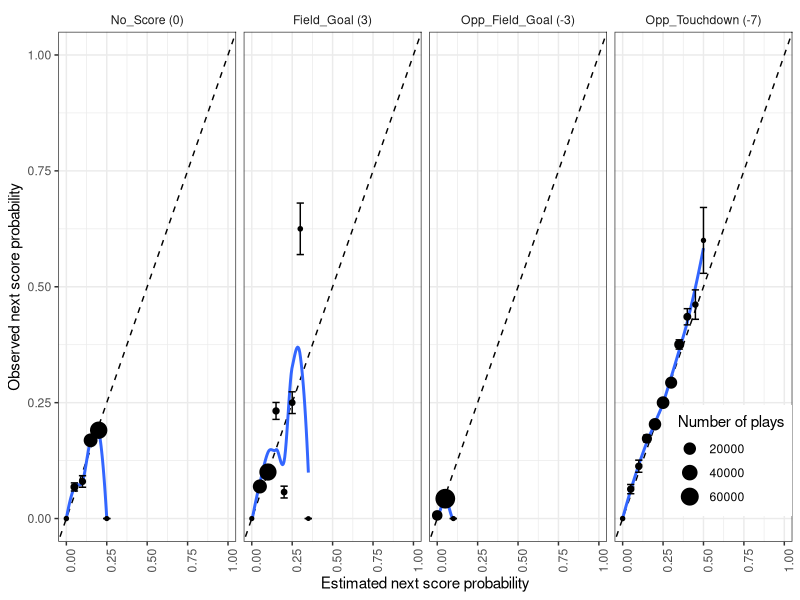

Write the R code that produced this figure. (Note: this script raises an error after producing the figure.)
## ---- chunk 1
# Libraries
require(ggplot2)
require(tidyverse)
require(dplyr)
require(nnet)
require(tidyr)
## ---- chunk 2
# Read in data
data = read.csv("PAC-2022-pbp3.csv")
data = filter(data, rowSums(is.na(data)) != ncol(data))
## ---- chunk 3
FindNextScore = function(play_index, scoring_plays, data) {
  # next score index
  next_score_index = scoring_plays[which(scoring_plays >= play_index)[1]]
  
  # if next score index has no more scores after the current play
  if (is.na(next_score_index) | (data$Quarter[play_index] %in% c("1st", "2nd") & data$Quarter[next_score_index] %in% c("3rd", "4th")) | (data$Quarter[play_index] %in% c("3rd", "4th") & data$Quarter[next_score_index] %in% c("1st", "2nd", "OT"))) {
    score_type = "No_Score"
    score_drive = data$Drive.Number[play_index]
  } 
  # else return the observed next score type and drive number
  else {
    # score drive number
    score_drive = data$Drive.Number[next_score_index]
    
    # TD
    if (data$Points.Scored.[next_score_index] & data$Touchdown.[next_score_index]) {
      # check who scored touchdown
      # look at extra point to know who scored
      if (!identical(data$Team.Possession[play_index], data$Team.Possession[next_score_index + 1])) {
        score_type = "Opp_Touchdown"
      }
      else {
        score_type = "Touchdown"
      }
    }
    # FG
    else if (data$Points.Scored.[next_score_index] & data$Field.Goal.[next_score_index]) {
      # check who scored field goal
      if (!identical(data$Team.Possession[play_index], data$Team.Possession[next_score_index])) {
        score_type = "Opp_Field_Goal"
      }
      else{
        score_type = "Field_Goal"
      }
    }
    # Extra Point
    else if (data$Points.Scored.[next_score_index] & data$Extra.Point.[next_score_index]) {
      # check who scored extra point
      if (!identical(data$Team.Possession[play_index], data$Team.Possession[next_score_index])) {
        score_type = "Opp_Extra_Point"
      }
      else {
        score_type = "Extra_Point"
      }
    }
    # Safety
    else if (data$Points.Scored.[next_score_index] & data$Safety.[next_score_index]) {
      # check who scored safety
      if (!identical(data$Team.Possession[play_index], data$Team.Possession[next_score_index + 1])) {
        score_type = "Opp_Safety"
      }
      else {
        score_type = "Safety"
      }
    }
    # Error
    else {
      score_type = NA
    }
  }
  return(data.frame(Next_Score_Half = score_type,
                    Drive_Score_Half = score_drive))
}
## ---- chunk 4
# Which rows are the scoring plays
scoring_plays = which(data$Points.Scored.)
## ---- chunk 5
next_score = lapply(c(1:nrow(data)), FindNextScore, scoring_plays = scoring_plays, data = data) %>% bind_rows()
data = cbind(data, next_score)
## ---- chunk 6
GetDriveOutcome = function(play_index, last_play_of_drive, data) {
  # next score index
  curr_last_play_index = last_play_of_drive[which(last_play_of_drive >= play_index)[1]]
  
  #last_play_of_drive_type = data$Outcome
  
  if (is.na(curr_last_play_index)) {
    drive_outcome = "Time Expired"
  }
  else {
    
    # TD scored
    if (data$Touchdown.[curr_last_play_index] | data$Extra.Point.[curr_last_play_index] |
        data$Touchdown.[curr_last_play_index - 1]) {
      drive_outcome = "Touchdown"
    }
    # FG scored
    else if (data$Field.Goal.[curr_last_play_index]) {
      drive_outcome = "Field Goal"
    }
    # Safety Scored
    else if (data$Safety.[curr_last_play_index]) {
      drive_outcome = "Safety"
    }
    # Punt
    else if (data$Punt.[curr_last_play_index]) {
      drive_outcome = "Punt"
    }
    # Turnover
    else if (data$Turnover.[curr_last_play_index] | data$Turnover.[curr_last_play_index + 1]) {
      drive_outcome = "Turnover"
    }
    # Turnover on Downs
    else if (data$Down[curr_last_play_index] == 4) {
      drive_outcome = "Turnover on Downs"
    }
    # Time expired
    else {
      drive_outcome = "Time Expired"
    }
  }
  return(data.frame(Drive_Outcome = drive_outcome))
}
## ---- chunk 7
# switch of possession, hence end of drive
first_play_of_drive = which(data$Team.Possession != lag(data$Team.Possession))
last_play_of_drive = first_play_of_drive - 1
## ---- chunk 8
drive_outcome = lapply(c(1:nrow(data)), GetDriveOutcome, last_play_of_drive = last_play_of_drive, data = data) %>%
  bind_rows()
data = cbind(data, drive_outcome)
## ---- chunk 9
# add information of where drive started
# initiate new column
data["Drive.Starting.Distance.to.Touchdown"] = data$Distance.to.Touchdown
# first drive
data$Drive.Starting.Distance.to.Touchdown[1:(head(first_play_of_drive, 1) - 1)] = data$Distance.to.Touchdown[1]
for (i in 1:(length(first_play_of_drive) - 1)) {
  (data$Drive.Starting.Distance.to.Touchdown[first_play_of_drive[i]:(first_play_of_drive[i + 1] - 1)] = data$Distance.to.Touchdown[first_play_of_drive[i]])
}
## ---- chunk 10
# add information of net yards
#data["Net.Yards"] = c(rollapply(data$Distance.to.Touchdown, width = 2, function(x) {x[1] - x[2]}, fill = 0))
net.yards = (data %>% group_by(Team.Possession, Drive.Number) %>% mutate(diff = lag(Distance.to.Touchdown,
              default = first(Distance.to.Touchdown)) - Distance.to.Touchdown))$diff
net.yards = tail(net.yards, -1)
net.yards = c(net.yards, 0)
data["Net.Yards"] = net.yards
# Note: end of drive (punt, turnover touchdown, set to zero net yards)
# Change for touchdown
data$Net.Yards[data$Touchdown.] = data$Distance.to.Touchdown[data$Touchdown.]
## ---- chunk 11
data$Half <- with(data, ifelse(Quarter %in% c("1st", "2nd"), "1st", "2nd"))
## ---- chunk 12
# Next Score Multinomial Regression

# Refactor
#data_noEP = data %>% subset(!Extra.Point.)
data_noEP = data[data$Next_Score_Half %in% c("Field_Goal", "Opp_Field_Goal", "Touchdown", "Opp_Touchdown",
                                             "No_Score"), ]
data_noEP = data_noEP %>% droplevels() %>% mutate(Next_Score_Half = 
                         fct_relevel(Next_Score_Half, "No_Score")) 

# Make yards to go variable
data_noEP$Yards.to.Go = as.numeric(ifelse(data_noEP$Distance.to.First.Down ==
        "Goal", data_noEP$Distance.to.Touchdown, data_noEP$Distance.to.First.Down))

# Make is Down and Goal variable
data_noEP$is.Goal.Down <- ifelse(data_noEP$Distance.to.First.Down == "Goal",
                          1, 0)

# Make Game ID variable
data_noEP = data_noEP %>% unite("Game.ID", c(Date, Home.Team.Abbreviation, Away.Team.Abbreviation))

## ---- chunk 13
# Y: df$Next_Score_Half
# X: df$Down, log(df$Distance.to.Touchdown)
ep.model <- multinom(factor(Next_Score_Half) ~ 
                             factor(Down)
                           + log(Yards.to.Go)
                           + Distance.to.Touchdown
                           + factor(is.Goal.Down)
                           + factor(Down):log(Yards.to.Go), 
                           data = data_noEP, maxit = 300)
summary(ep.model)
## ---- chunk 14
init_loso_cv_preds <- map_dfr(unique(data_noEP), 
          function(x) {
            # Separate test and training data:
            ## 75% of the sample size
            smp_size <- floor(0.75 * nrow(data_noEP))
            set.seed(1)
            train_ind <- sample(seq_len(nrow(data_noEP)), size = smp_size)
            train_data <- data_noEP[train_ind, ]
            test_data <- data_noEP[-train_ind, ]
            
            # Fit multinomial logistic regression model:
            ep_model <- multinom(factor(Next_Score_Half) ~ 
                             factor(Down)
                           + log(Yards.to.Go)
                           + Distance.to.Touchdown
                           + factor(is.Goal.Down)
                           + factor(Down):log(Yards.to.Go), 
                           data = data_noEP, maxit = 300)
            
            # Return dataset of class probabilities:
            predict(ep_model, newdata = test_data, type = "probs") %>%
              as_tibble() %>%
              mutate(Next_Score_Half = test_data$Next_Score_Half)
            })
## ---- chunk 15
ep_cv_loso_calibration_results <- init_loso_cv_preds %>%
  pivot_longer(No_Score:Opp_Touchdown,
               names_to = "next_score_type",
               values_to = "pred_prob") %>%
  mutate(bin_pred_prob = round(pred_prob / 0.05) * .05) %>%
  group_by(next_score_type, bin_pred_prob) %>%
  summarize(n_plays = n(), 
            n_scoring_event = length(which(Next_Score_Half == next_score_type)),
            bin_actual_prob = n_scoring_event / n_plays,
            bin_se = sqrt((bin_actual_prob * (1 - bin_actual_prob)) / n_plays)) %>%
  ungroup() %>%
  mutate(bin_upper = pmin(bin_actual_prob + 2 * bin_se, 1),
         bin_lower = pmax(bin_actual_prob - 2 * bin_se, 0))
## ---- chunk 16
ep_cv_loso_calibration_results <- na.omit(ep_cv_loso_calibration_results)
ep_cv_loso_calibration_results %>%
  mutate(next_score_type = fct_relevel(next_score_type, "No_Score", "Field_Goal", 
                                       "Opp_Field_Goal", "Touchdown", "Opp_Touchdown"),
  next_score_type = fct_recode(next_score_type,
                               "No_Score (0)" = "No_Score", 
                               "Field_Goal (3)" = "Field_Goal",
                               "Opp_Field_Goal (-3)" = "Opp_Field_Goal",
                               "Touchdown (7)" = "Touchdown",
                               "Opp_Touchdown (-7)" = "Opp_Touchdown")) %>%
  ggplot(aes(x = bin_pred_prob, y = bin_actual_prob)) +
  geom_abline(slope = 1, intercept = 0, color = "black", linetype = "dashed") +
  geom_smooth(se = FALSE) + 
  geom_point(aes(size = n_plays)) +
  geom_errorbar(aes(ymin = bin_lower, ymax = bin_upper)) + #coord_equal() +   
  scale_x_continuous(limits = c(0,1)) + 
  scale_y_continuous(limits = c(0,1)) + 
  labs(size = "Number of plays", x = "Estimated next score probability", 
       y = "Observed next score probability") + 
  theme_bw() + 
  theme(strip.background = element_blank(), 
        axis.text.x = element_text(angle = 90), 
        legend.position = c(1, .05), legend.justification = c(1, 0)) +
  facet_wrap(~ next_score_type, ncol = 4)
## ---- chunk 17
# Class Probabilities
class_prob = predict(ep_model, data_noEP, type = "probs") %>% as_tibble() %>% 
              mutate(Next_Score_Half = data_noEP$Next_Score_Half)

## ---- chunk 18
# Make categorical variables
data$Next_Score_Half = as.factor(data$Next_Score_Half)
data$Drive_Outcome = as.factor(data$Drive_Outcome)
data$Quarter = as.factor(data$Quarter)
data$Down = as.factor(data$Down)
## ---- chunk 19
#data = read.csv("PAC-2022-Cleaned-pbp.csv")
# Line Graph
ggplot(data, aes(x = Distance.to.Touchdown, y = EP, fill = EP)) +
  geom_abline()
## ---- chunk 20
# Density Graph
ggplot(data, aes(x = Distance.to.Touchdown, y = EP, fill = EP)) +
  geom_density()
## ---- chunk 21
ggplot(data, aes(x = Drive_Outcome, fill = Down)) +
  geom_bar() +
  labs(title = "Stacked Bar Plot of Drive Outcome by Down", x = " Drive Outcome") +
  geom_text(stat = "count", aes(label = ..count..), size = 3, position = position_stack(vjust = 0.5)) +
  scale_fill_brewer()
## ---- chunk 22
ggplot(data, aes(x = Next_Score_Half, fill = Down)) +
  geom_bar() +
  labs(title = "Stacked Bar Plot of Next Score Event by Down", x = " Next Score Event") +
  geom_text(stat = "count", aes(label = ..count..), size = 3, position = position_stack(vjust = 0.5)) +
  theme(axis.text.x = element_text(angle = 90)) 
## ---- chunk 23
write.csv(data, "PAC-2022-Cleaned-pbp.csv", row.names=FALSE)
## ---- chunk 24
# group_by(data, id)
# 
ggplot(data) +
  geom_boxplot(aes(Drive.Starting.Distance.to.Touchdown, Drive_Outcome, fill = Drive_Outcome)) +
  labs(title = "Boxplot of Outcome based on Starting Distance to Touchdown of Drive", y = "Drive Outcome",
       x = "Distance to Touchdown at Start of Drive")
## ---- chunk 25
ggplot(data) +
  geom_point(aes(x = Distance.to.Touchdown, y = Drive_Outcome, color = Drive_Outcome))
## ---- chunk 26
# D3 Scoring Plays
TeamScored = subset(data, Points.Scored. == TRUE)
TeamScored$Down = as.factor(TeamScored$Down)

TeamScoredTD = subset(TeamScored, Touchdown. == TRUE)
TeamScoredFG = subset(TeamScored, Field.Goal. == TRUE)

ggplot(TeamScored) +
  geom_histogram(aes(Drive.Starting.Distance.to.Touchdown), binwidth = 5, color = "black", fill = "cornflowerblue") +
  labs(title = "Histogram of Drive Starting Distance to Endzone for Scoring Play", x = "Distance to Goal",
       subtitle = "Binwidth = 5 yards")

ggplot(TeamScoredTD) +
  geom_histogram(aes(Drive.Starting.Distance.to.Touchdown), binwidth = 5, color = "black", fill = "cornflowerblue") +
  labs(title = "Histogram of Drive Starting Distance to Endzone for Touchdown Scoring Play", x = "Distance to Goal",
       subtitle = "Binwidth = 5 yards")

ggplot(TeamScoredFG) +
  geom_histogram(aes(Drive.Starting.Distance.to.Touchdown), binwidth = 5, color = "black", fill = "cornflowerblue") +
  labs(title = "Histogram of Drive Starting Distance to Endzone for Field Goal Scoring Play", x = "Distance to Goal",
       subtitle = "Binwidth = 5 yards")
## ---- chunk 27
ggplot(TeamScoredTD) +
  geom_point(aes(Drive.Starting.Distance.to.Touchdown, Distance.to.Touchdown, color = Drive_Outcome))
## ---- chunk 28
ggplot(data) +
  geom_boxplot(aes(Net.Yards, fill = Down))
## ---- chunk 29
ggplot(data) +
  geom_density(aes(Drive.Starting.Distance.to.Touchdown, color = Next_Score_Half))
## ---- chunk 30
ggplot(data) +
  geom_density(aes(Distance.to.Touchdown, color = Next_Score_Half))
## ---- chunk 31
data %>% group_by(Team.Possession, Down, Net.Yards)
